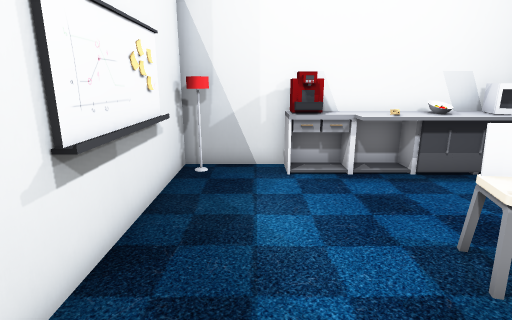
view 1 (above)

20 first-person views from a walk through a Godot game level. The camera is 1.4 m above the floor, tilts 14° down and sees 80° across. The floor is counted in squares, 0.5 m on a side. Each view is taken from the middle of a square. On the plan, view 1 faces up. The plan holds only what a view shows up to about 20 squares ahead; the rest is blank. The place goes on beyond the plan. Characters and animated objects are not drawn. Door leaves are left out where a doorway can be walked through. Some surface patterns are stand-ins.

view 2
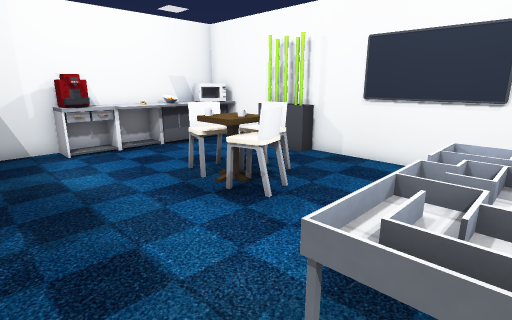

view 3
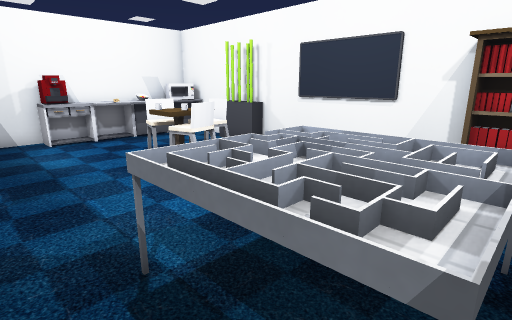

view 4
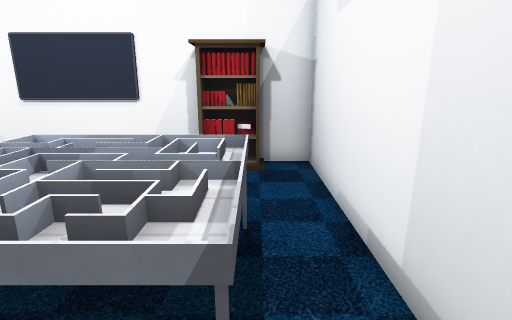

view 5
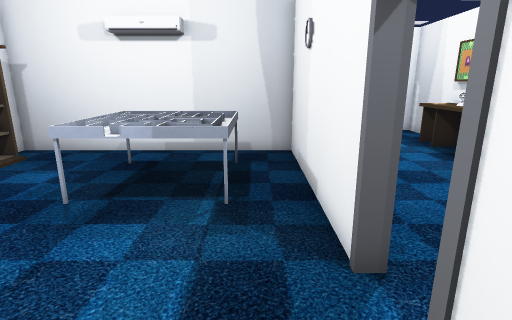

view 6
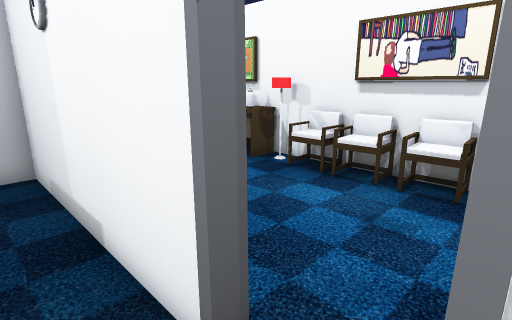

view 7
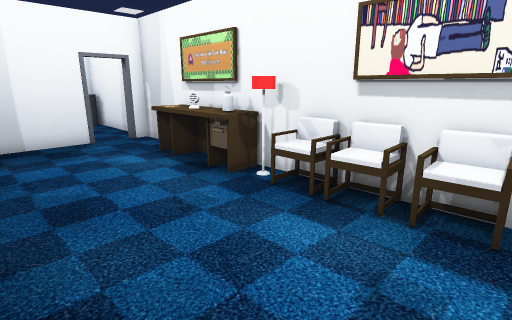

view 8
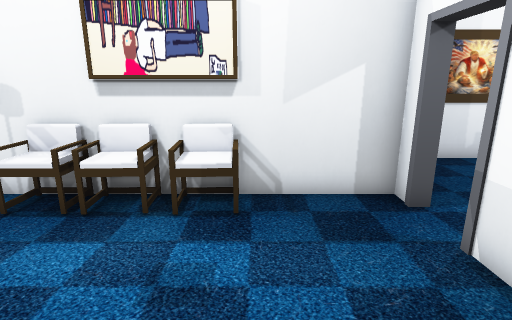

view 9
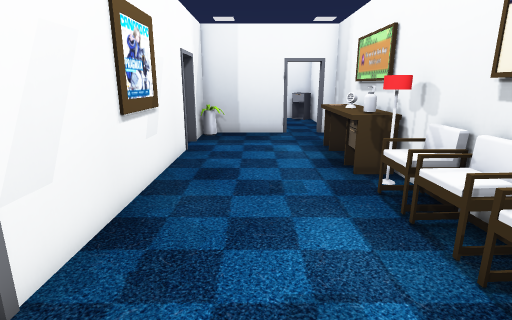

view 10
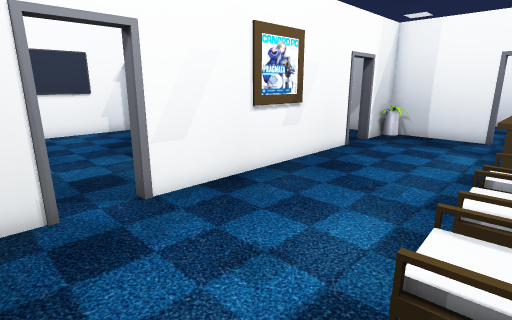

view 11
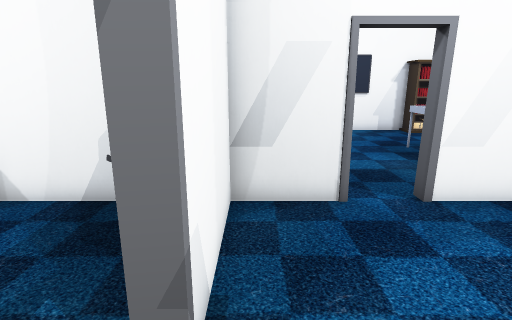

view 12
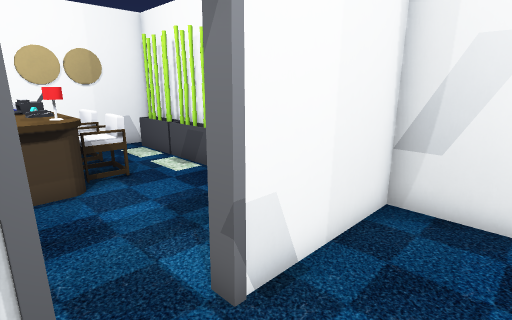

view 13
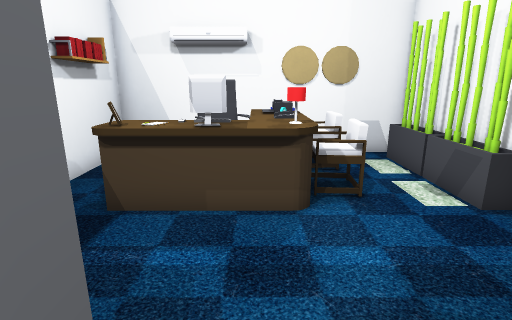

view 14
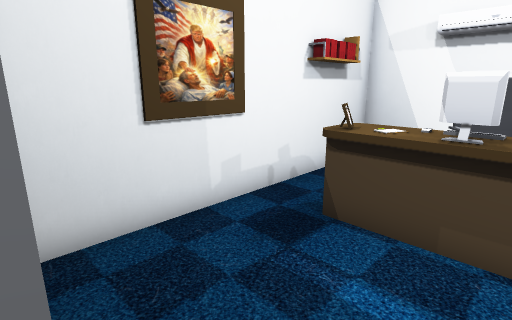

view 15
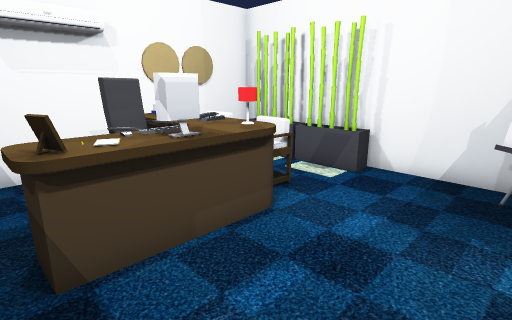

view 16
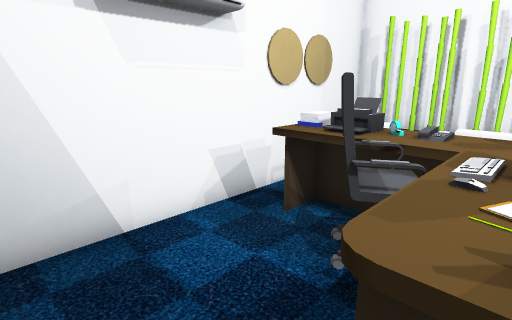

view 17
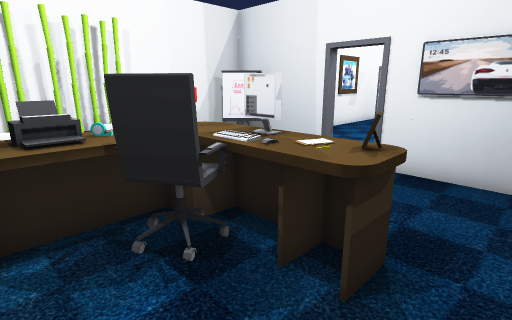

view 18
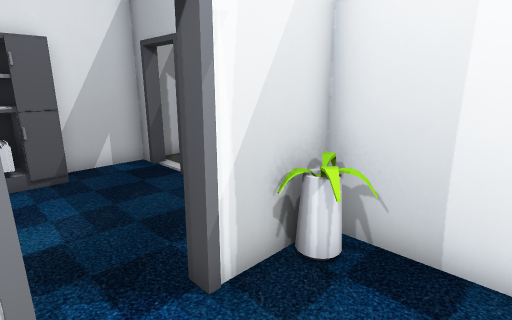

view 19
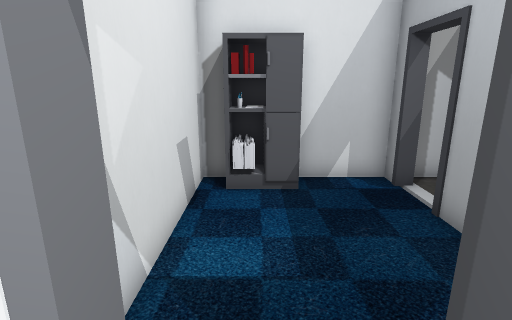

view 20
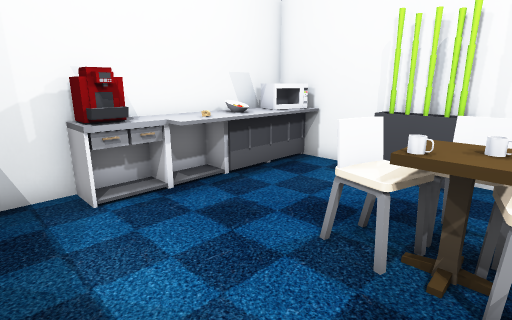

### Floor plan
Key: @ floor where view 1 was taken; # wall or solid block; . floor; D open door; = window, fence, low wall or low ledge; ^ raised ledge; L lamp; M machine; C counter; P plate; I microwave; W whiteboard; H chair; U cup; B bookshelf; A painting; E desk; R printer; O other object.
Columns run from 15 left of view 1 to 9 right of it. Each row starts with its distance up from view 1.
 17 #############
 16 #.......   =#
 15 #.....EEHH.=#
 14 #.....RRHH.##
 13 #...HHHEH..=#
 12 #..EEHHEHH.##
 11 #.EAEEELH..=#############
 10 #..EEEEE...=#L .MMCCPPII#
  9 #...........#...MMCOCPII#
  8 #...........#...........#
  7 #..........W#W..........#
  6 #.........WW#W.........^#
  5   ####.######W.....H...=#
  4     #..D....#W....HHH..=#
  3     #..D....#.....U^HH..#
  2     #.......#.....HHH...#
  1     #H............HH....#
  0     #AH....DD..@........#
 -1     #A......#...........#
 -2     #AH.....#...........#
 -3     #AH.....#..^^^^^....#
 -4     #HH.....#..^^^^^....#
 -5     #L......#..^^^^^...B#
 -6     #LE.....#..^^^^^...BB
 -7     #EE.....#..^^^^....B#
 -8     #AE.....#...........#
 -9     #AE.....#############
-10     #AE....DD#.....O#
-11     #AE............OO
-12     #.......#......O#
-13     #.......#.......#
-14     #..D...O# ......#
-15     ##.D##########.##
-16      ...           .#
-17      ...            #
-18     #...
-19     #...
-20     #.
-21     #
-22
-23        ##

Positions as (right, up) in squares from view 1, and headings:
1: (0, 0), facing up
2: (-2, -4), facing up-right
3: (-2, -7), facing up-right
4: (-2, -7), facing right
5: (-1, 4), facing down
6: (-1, 2), facing down-left
7: (-3, 1), facing down-left
8: (-3, 1), facing left
9: (-6, 3), facing down
10: (-10, 3), facing down-right
11: (-10, 4), facing right
12: (-10, 2), facing up-right
13: (-9, 4), facing up
14: (-9, 5), facing up-left
15: (-13, 6), facing up-right
16: (-14, 11), facing up-right
17: (-14, 15), facing down-right
18: (-6, -10), facing down-right
19: (-4, -11), facing right
20: (-1, 2), facing up-right
